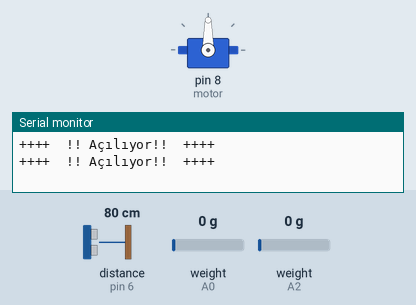
This sketch was run on a simulated Arduino Uno, built with avr-gcc and run on an emulated ATmega328P. Parts: servo, the last lines printed to the serial monitor. Wiring (inferred from the names in the program): ultrasonic range finder: trigger pin 7; echo pin 6. Inputs (shaded band) come from the test bench; at power-on: weight on the scale (sensors on A0, A2) 0 g, distance to the obstacle (sensor on pin 6) 80 cm. The echo pulse lasts 58.3 µs per cm.

Above: at 4.1 s.
4.2 s: weight on the scale (sensor on A0) set to 100 g
At 7.5 s:
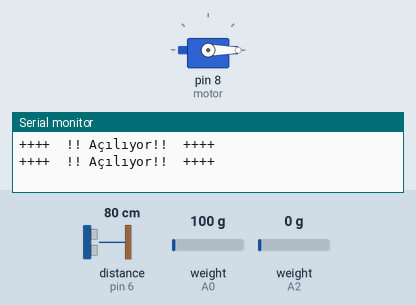
8.3 s: distance to the obstacle (sensor on pin 6) set to 12 cm
12.4 s: distance to the obstacle (sensor on pin 6) set to 9 cm
At 13.9 s:
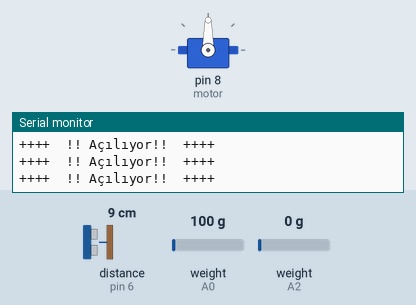
20.3 s: distance to the obstacle (sensor on pin 6) set to 18 cm
At 22.4 s:
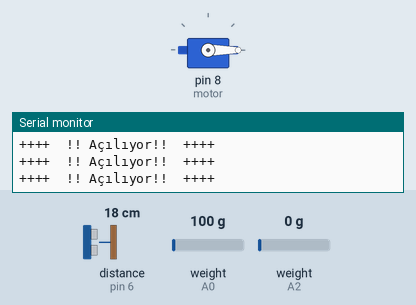
Timing chart, 0 to 23.9 s (numbered marks = the images above; inputs shaded):
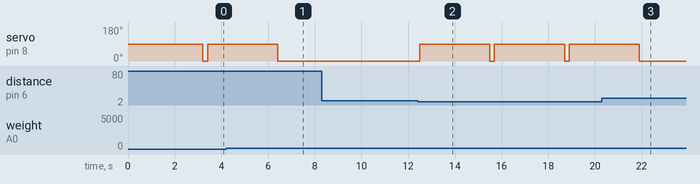

Measured:
- the behaviour switches between 11 and 10 cm on distance to the obstacle (sensor on pin 6) (found by bisection; images 1 and 2)
- after the input at 4.2 s, servo on pin 8 (motor): goes on until 6.4 s, then stays 0°
- after the input at 8.3 s, every drawn part: stays the same
- after the input at 12.4 s, servo on pin 8 (motor): alternates 90° for 3.0 s and 0° for 0.20 s, starting after 0.09 s
- after the input at 20.3 s, servo on pin 8 (motor): goes on until 21.9 s, then stays 0°

The sketch:

Otopark_Projesi.ino
```cpp
#include "Hx711.h"   //kütüphanelerimizi tanımladık
#include<Servo.h>
Servo motor;

// (dt, sck)
Hx711 scale(A0,A1);
Hx711 scale2(A2,A3);


int trigPin=7;   // hcsr04 ün trig pini
int echoPin=6;   // hcsr04 ün echo pinlerini tanımladık.
int santimetre;
int sure;

void MesafeSensoru() // kod kalabalıgı olmaması adına method oluşturdum. ve bu method da Santimetre işlemlerini yaptırdım.
{
 digitalWrite(trigPin, LOW);
 delayMicroseconds(2);
//------------
 digitalWrite(trigPin, HIGH);
  delayMicroseconds(10);
//------------
digitalWrite(trigPin,LOW);
sure=pulseIn(echoPin,HIGH);
santimetre=(sure/2)/29.1;
}

void setup() {
  motor.attach(8);  // servo pini
  pinMode(trigPin,OUTPUT); // uzaklık sensörünün pinlerini tanımladık.
  pinMode(echoPin,INPUT);
  Serial.begin(115200); //serial porttan degiştirmeyi unutma.

}

void loop() {
 float park1=scale.getGram();  // loadcell den aldığımız veriyi(gramı) park1 degerinin içine attık.
 float park2=scale2.getGram();
 MesafeSensoru(); // mesafe sensörü methodunu çagırdık.


//-------


if(park1<5 || park2<5 && santimetre<10) // kontrol işlemlerimiz park1 veya park2 boş ise ve santimetre 10 dan küçükse kapı açılacak.
{
  Serial.println("++++  !! Açılıyor!!  ++++");
   motor.write(90);
   delay(3000);
   motor.write(0);
 }
else if(park1>5 && park2>5 && santimetre>10) //  park1 ve park2 dolu ise ve santimetre 10 dan büyükse kapı açılmayacak.
{
 Serial.println("++++  !!  AÇILAMAZ !  ++++");
      motor.write(0);
  delay(3000);
 }


}
```
